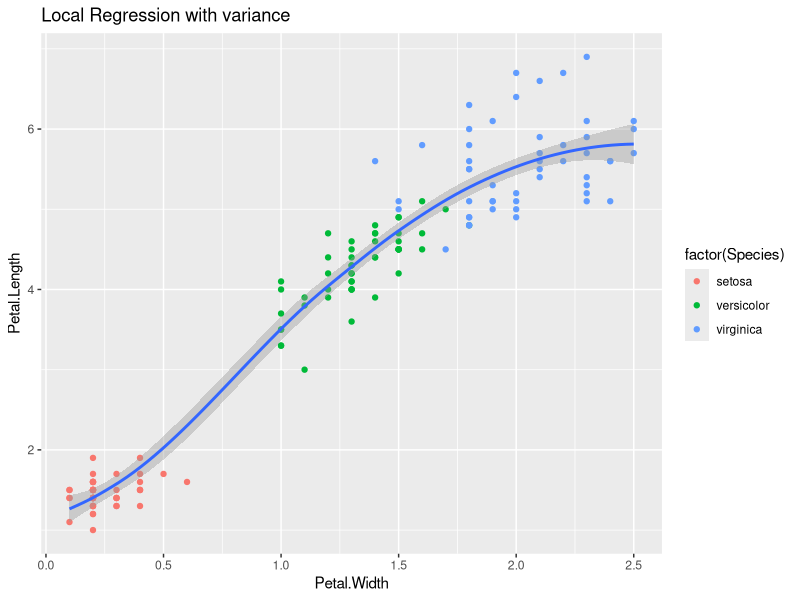

R code for this plot:
## ---- chunk 1
suppressWarnings(library(tidyverse))

## ---- chunk 2
t = as.data.frame(iris) %>% group_by(Species) %>% summarize(avg_sepal_length = mean(Sepal.Length), avg_sepal_width = mean(Sepal.Width)) 

knitr::kable(t, caption = 'Averages of flower attributes')
## ---- chunk 3
loc = loess(Petal.Length~ Petal.Width,data=iris)

p <- ggplot(iris,mapping = aes(x = Petal.Width, y = Petal.Length)) 

p + geom_point(mapping = aes(colour = factor(Species))) + 
  geom_smooth(method = 'loess') + ggtitle("Local Regression with variance")
  
